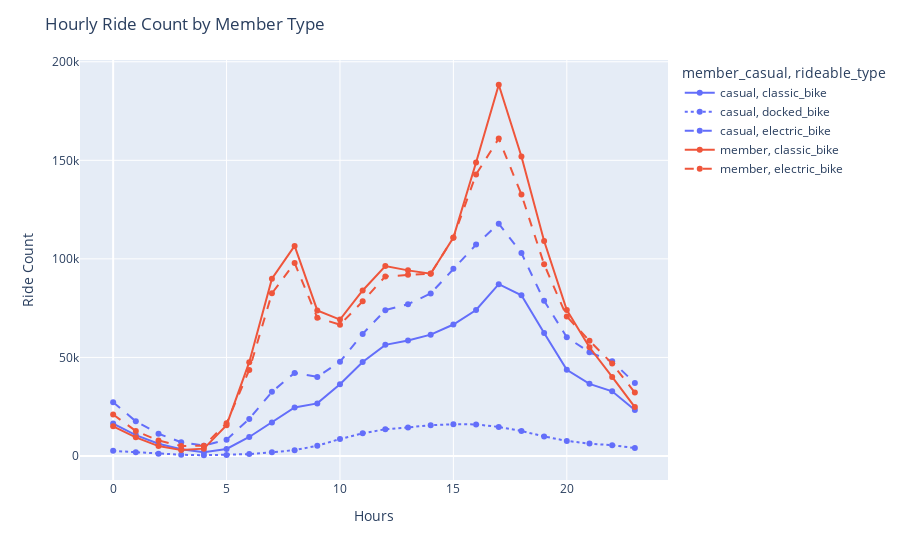

Notebook code for this chart:
### Code cell
fig = px.line(grouped_hour,x='hours', y='ride_id', color='member_casual', line_dash='rideable_type',markers=True)
# Customize the layout if needed
fig.update_layout(
    title="Hourly Ride Count by Member Type",
    xaxis_title="Hours",
    yaxis_title="Ride Count",
)

fig.show()

### Figure 1 — Plotly figure (JSON) as saved in the notebook; plotly's stock layout.template omitted (floating-point values rounded to 4 significant figures)
{"data": [{"hovertemplate": "member_casual=casual<br>rideable_type=classic_bike<br>hours=%{x}<br>ride_id=%{y}<extra></extra>", "legendgroup": "casual, classic_bike", "line": {"color": "#636efa", "dash": "solid"}, "marker": {"symbol": "circle"}, "mode": "lines+markers", "name": "casual, classic_bike", "orientation": "v", "showlegend": true, "type": "scatter", "x": [0, 1, 2, 3, 4, 5, 6, 7, 8, 9, 10, 11, 12, 13, 14, 15, 16, 17, 18, 19, 20, 21, 22, 23], "xaxis": "x", "y": [16430, 10596, 6192, 3399, 1940, 3566, 9630, 17045, 24583, 26684, 36357, 47703, 56377, 58595, 61564, 66697, 74051, 87161, 81500, 62389, 43700, 36588, 32803, 23356], "yaxis": "y"}, {"hovertemplate": "member_casual=casual<br>rideable_type=docked_bike<br>hours=%{x}<br>ride_id=%{y}<extra></extra>", "legendgroup": "casual, docked_bike", "line": {"color": "#636efa", "dash": "dot"}, "marker": {"symbol": "circle"}, "mode": "lines+markers", "name": "casual, docked_bike", "orientation": "v", "showlegend": true, "type": "scatter", "x": [0, 1, 2, 3, 4, 5, 6, 7, 8, 9, 10, 11, 12, 13, 14, 15, 16, 17, 18, 19, 20, 21, 22, 23], "xaxis": "x", "y": [2598, 1848, 1115, 641, 374, 531, 951, 1878, 2966, 5207, 8585, 11549, 13555, 14474, 15651, 16090, 16019, 14760, 12694, 9898, 7658, 6274, 5467, 4075], "yaxis": "y"}, {"hovertemplate": "member_casual=casual<br>rideable_type=electric_bike<br>hours=%{x}<br>ride_id=%{y}<extra></extra>", "legendgroup": "casual, electric_bike", "line": {"color": "#636efa", "dash": "dash"}, "marker": {"symbol": "circle"}, "mode": "lines+markers", "name": "casual, electric_bike", "orientation": "v", "showlegend": true, "type": "scatter", "x": [0, 1, 2, 3, 4, 5, 6, 7, 8, 9, 10, 11, 12, 13, 14, 15, 16, 17, 18, 19, 20, 21, 22, 23], "xaxis": "x", "y": [27283, 17583, 11272, 7000, 5253, 8299, 18804, 32535, 42138, 40128, 47856, 61925, 73979, 76981, 82455, 95025, 107231, 117835, 102918, 78730, 60245, 52610, 48015, 36999], "yaxis": "y"}, {"hovertemplate": "member_casual=member<br>rideable_type=classic_bike<br>hours=%{x}<br>ride_id=%{y}<extra></extra>", "legendgroup": "member, classic_bike", "line": {"color": "#EF553B", "dash": "solid"}, "marker": {"symbol": "circle"}, "mode": "lines+markers", "name": "member, classic_bike", "orientation": "v", "showlegend": true, "type": "scatter", "x": [0, 1, 2, 3, 4, 5, 6, 7, 8, 9, 10, 11, 12, 13, 14, 15, 16, 17, 18, 19, 20, 21, 22, 23], "xaxis": "x", "y": [15037, 9463, 5030, 2983, 3722, 15631, 47596, 89969, 106578, 73858, 69187, 83951, 96360, 94168, 92442, 110783, 148876, 188334, 151915, 109086, 74010, 55162, 40122, 24803], "yaxis": "y"}, {"hovertemplate": "member_casual=member<br>rideable_type=electric_bike<br>hours=%{x}<br>ride_id=%{y}<extra></extra>", "legendgroup": "member, electric_bike", "line": {"color": "#EF553B", "dash": "dash"}, "marker": {"symbol": "circle"}, "mode": "lines+markers", "name": "member, electric_bike", "orientation": "v", "showlegend": true, "type": "scatter", "x": [0, 1, 2, 3, 4, 5, 6, 7, 8, 9, 10, 11, 12, 13, 14, 15, 16, 17, 18, 19, 20, 21, 22, 23], "xaxis": "x", "y": [21016, 12696, 7860, 5066, 5214, 16649, 43637, 82507, 97925, 70125, 66594, 78442, 91095, 91885, 92532, 110745, 142850, 161025, 132651, 97218, 70735, 58430, 46876, 32157], "yaxis": "y"}], "layout": {"legend": {"title": {"text": "member_casual, rideable_type"}, "tracegroupgap": 0}, "margin": {"t": 60}, "title": {"text": "Hourly Ride Count by Member Type"}, "xaxis": {"anchor": "y", "domain": [0, 1], "title": {"text": "Hours"}}, "yaxis": {"anchor": "x", "domain": [0, 1], "title": {"text": "Ride Count"}}}}
